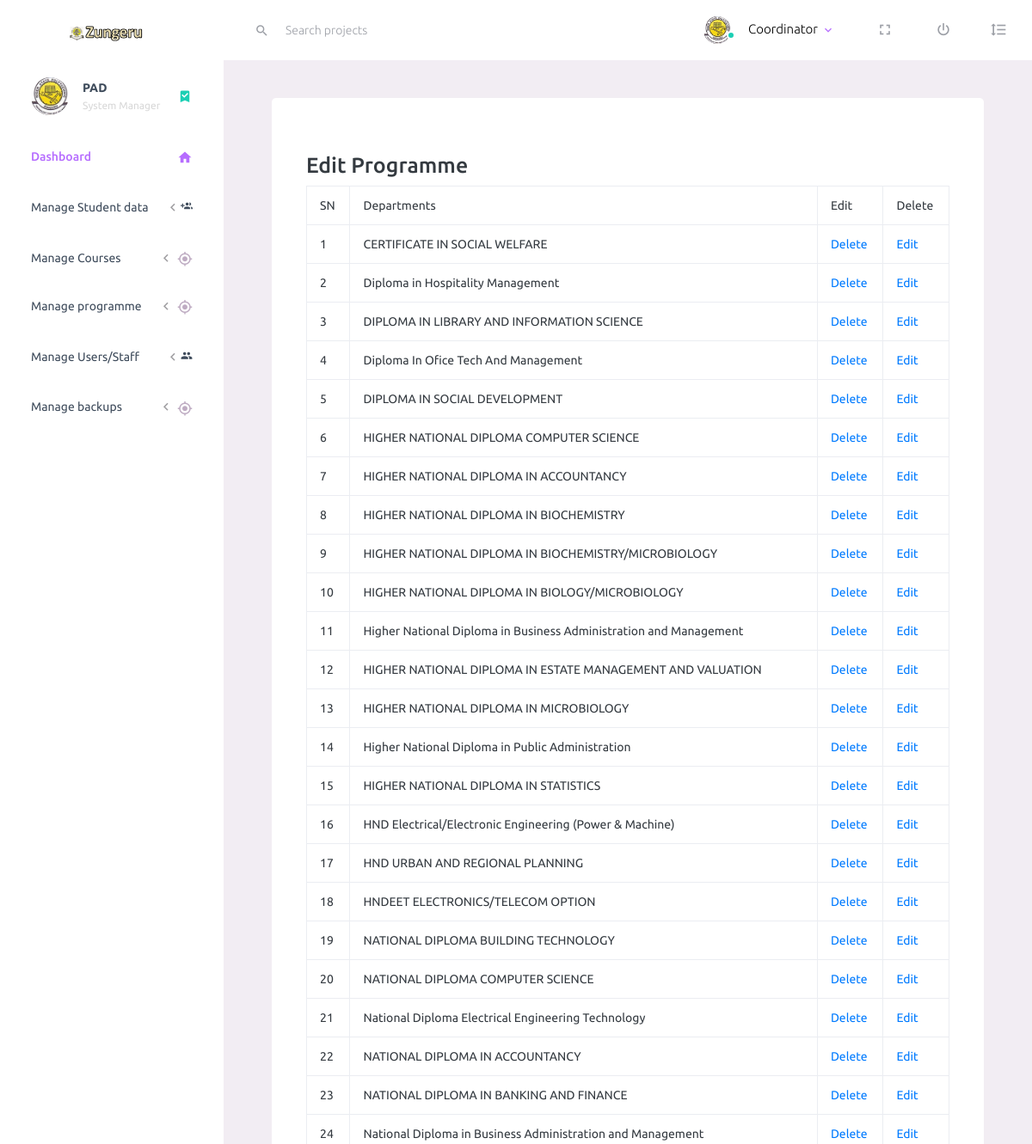
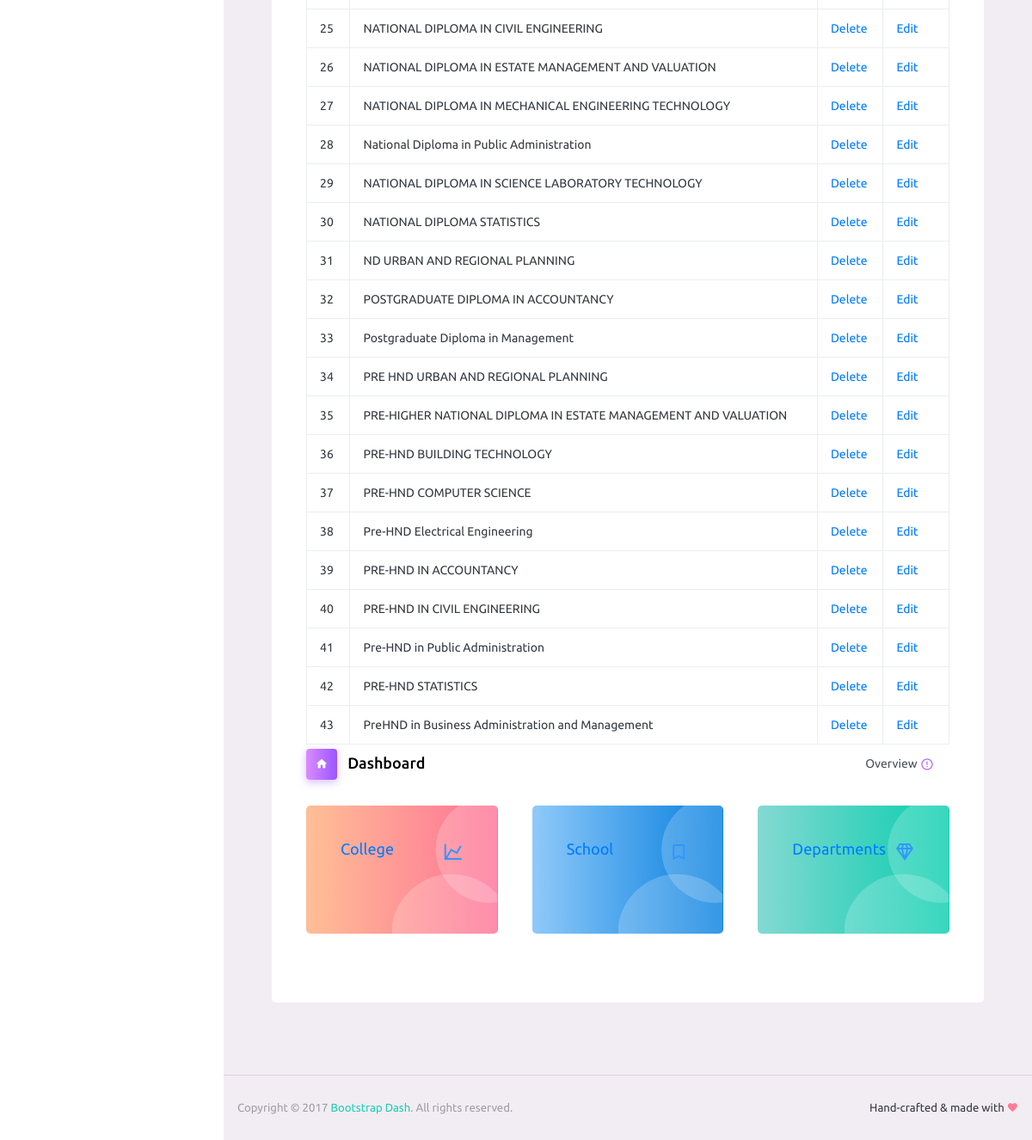
Page /RCS/RMSZ/smanage.php?editprog (signed in) on the committed database (2 pictures, top to bottom).
### tables this page shows
CREATE TABLE `programmes` (
  `prog_id` int(11) NOT NULL AUTO_INCREMENT,
  `programme` varchar(255) NOT NULL,
  `dept_id` int(11) NOT NULL,
  PRIMARY KEY (`prog_id`),
  UNIQUE KEY `dep` (`programme`)
);

### functions/queries.php (called while the page is built, shortened)
<?php
function prog_function($logs)
{
  $prgqry = mysqli_query($logs, "SELECT prog_id, programme FROM `programmes`") or die(mysqli_error($logs));
  return $prgqry;
}
  ?>

### RCS/RMSZ/editprog.php (the view, shortened to what this page needs)
<?php
$sqlm = prog_function($logs);
 ?>
<table class="table table-bordered">
	<tr>
		<td>SN</td>
		<td>Departments</td>
		<td>Edit</td>
		<td>Delete</td>
	</tr>
	<?php
	$n = 0;
	while ($rows = mysqli_fetch_assoc($sqlm)){
	$n++;
	?>
	<tr>
		<td><?php echo $n;?></td>
		<td><?php echo $rows['programme'];?></td>
		<td><a href="smanage.php?id=<?php echo $rows['prog_id']."&edpr=0";?>">Delete</a></td>
		<td><a href="smanage.php?id=<?php echo $rows['prog_id']."&edpr=1";?>">Edit</a></td>
	</tr><?php }?>
</table>

### rows in the picture
programmes: programme "CERTIFICATE IN SOCIAL WELFARE"
programmes: programme "Diploma in Hospitality Management"
programmes: programme "DIPLOMA IN LIBRARY AND INFORMATION SCIENCE"
programmes: programme "Diploma In Ofice Tech And Management"
programmes: programme "DIPLOMA IN SOCIAL DEVELOPMENT"
programmes: programme "HIGHER NATIONAL DIPLOMA COMPUTER SCIENCE"
programmes: programme "HIGHER NATIONAL DIPLOMA IN ACCOUNTANCY"
programmes: programme "HIGHER NATIONAL DIPLOMA IN BIOCHEMISTRY"
programmes: programme "HIGHER NATIONAL DIPLOMA IN BIOCHEMISTRY/MICROBIOLOGY"
programmes: programme "HIGHER NATIONAL DIPLOMA IN BIOLOGY/MICROBIOLOGY"
programmes: programme "Higher National Diploma in Business Administration and Management"
programmes: programme "HIGHER NATIONAL DIPLOMA IN ESTATE MANAGEMENT AND VALUATION"
programmes: programme "HIGHER NATIONAL DIPLOMA IN MICROBIOLOGY"
programmes: programme "Higher National Diploma in Public Administration"
programmes: programme "HIGHER NATIONAL DIPLOMA IN STATISTICS"
programmes: programme "HND Electrical/Electronic Engineering (Power & Machine)"
programmes: programme "HND URBAN AND REGIONAL PLANNING"
programmes: programme "HNDEET ELECTRONICS/TELECOM OPTION"
programmes: programme "NATIONAL DIPLOMA BUILDING TECHNOLOGY"
programmes: programme "NATIONAL DIPLOMA COMPUTER SCIENCE"
programmes: programme "National Diploma Electrical Engineering Technology"
programmes: programme "NATIONAL DIPLOMA IN ACCOUNTANCY"
programmes: programme "NATIONAL DIPLOMA IN BANKING AND FINANCE"
programmes: programme "National Diploma in Business Administration and Management"
programmes: programme "NATIONAL DIPLOMA IN CIVIL ENGINEERING"
programmes: programme "NATIONAL DIPLOMA IN ESTATE MANAGEMENT AND VALUATION"
programmes: programme "NATIONAL DIPLOMA IN MECHANICAL ENGINEERING TECHNOLOGY"
programmes: programme "National Diploma in Public Administration"
programmes: programme "NATIONAL DIPLOMA IN SCIENCE LABORATORY TECHNOLOGY"
programmes: programme "NATIONAL DIPLOMA STATISTICS"
programmes: programme "ND URBAN AND REGIONAL PLANNING"
programmes: programme "POSTGRADUATE DIPLOMA IN ACCOUNTANCY"
programmes: programme "Postgraduate Diploma in Management"
programmes: programme "PRE HND URBAN AND REGIONAL PLANNING"
programmes: programme "PRE-HIGHER NATIONAL DIPLOMA IN ESTATE MANAGEMENT AND VALUATION"
programmes: programme "PRE-HND BUILDING TECHNOLOGY"
programmes: programme "PRE-HND COMPUTER SCIENCE"
programmes: programme "Pre-HND Electrical Engineering"
programmes: programme "PRE-HND IN ACCOUNTANCY"
programmes: programme "PRE-HND IN CIVIL ENGINEERING"
programmes: programme "Pre-HND in Public Administration"
programmes: programme "PRE-HND STATISTICS"
programmes: programme "PreHND in Business Administration and Management"

### other values in the picture
$_SESSION['MM_Usernames'] "Coordinator"
$departmentcode "PAD"
